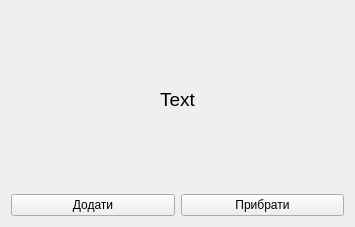
<?xml version="1.0" encoding="UTF-8"?>
<ui version="4.0">
 <class>Dialog7</class>
 <widget class="QWidget" name="Dialog7">
  <property name="geometry">
   <rect>
    <x>0</x>
    <y>0</y>
    <width>355</width>
    <height>227</height>
   </rect>
  </property>
  <property name="windowTitle">
   <string>Dialog7</string>
  </property>
  <layout class="QVBoxLayout" name="verticalLayout_2">
   <item>
    <layout class="QVBoxLayout" name="verticalLayout">
     <item>
      <widget class="QLabel" name="label">
       <property name="sizePolicy">
        <sizepolicy hsizetype="Preferred" vsizetype="Expanding">
         <horstretch>0</horstretch>
         <verstretch>0</verstretch>
        </sizepolicy>
       </property>
       <property name="font">
        <font>
         <pointsize>14</pointsize>
        </font>
       </property>
       <property name="text">
        <string>Text</string>
       </property>
       <property name="alignment">
        <set>Qt::AlignCenter</set>
       </property>
      </widget>
     </item>
     <item>
      <layout class="QHBoxLayout" name="horizontalLayout">
       <item>
        <widget class="QPushButton" name="pushButton">
         <property name="text">
          <string>Додати</string>
         </property>
        </widget>
       </item>
       <item>
        <widget class="QPushButton" name="pushButton_2">
         <property name="text">
          <string>Прибрати</string>
         </property>
        </widget>
       </item>
      </layout>
     </item>
    </layout>
   </item>
  </layout>
 </widget>
 <layoutdefault spacing="6" margin="11"/>
 <resources/>
 <connections/>
</ui>
